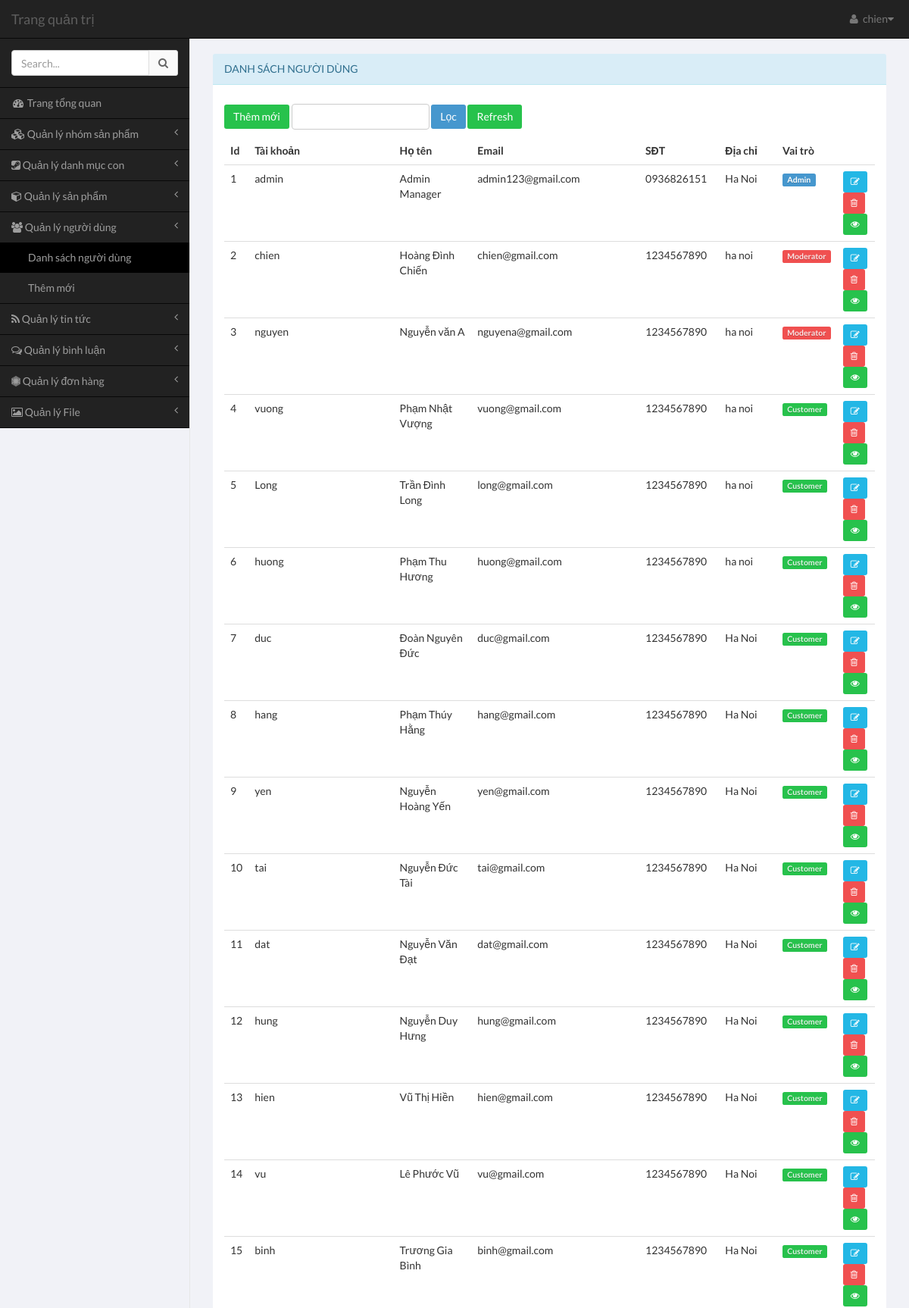
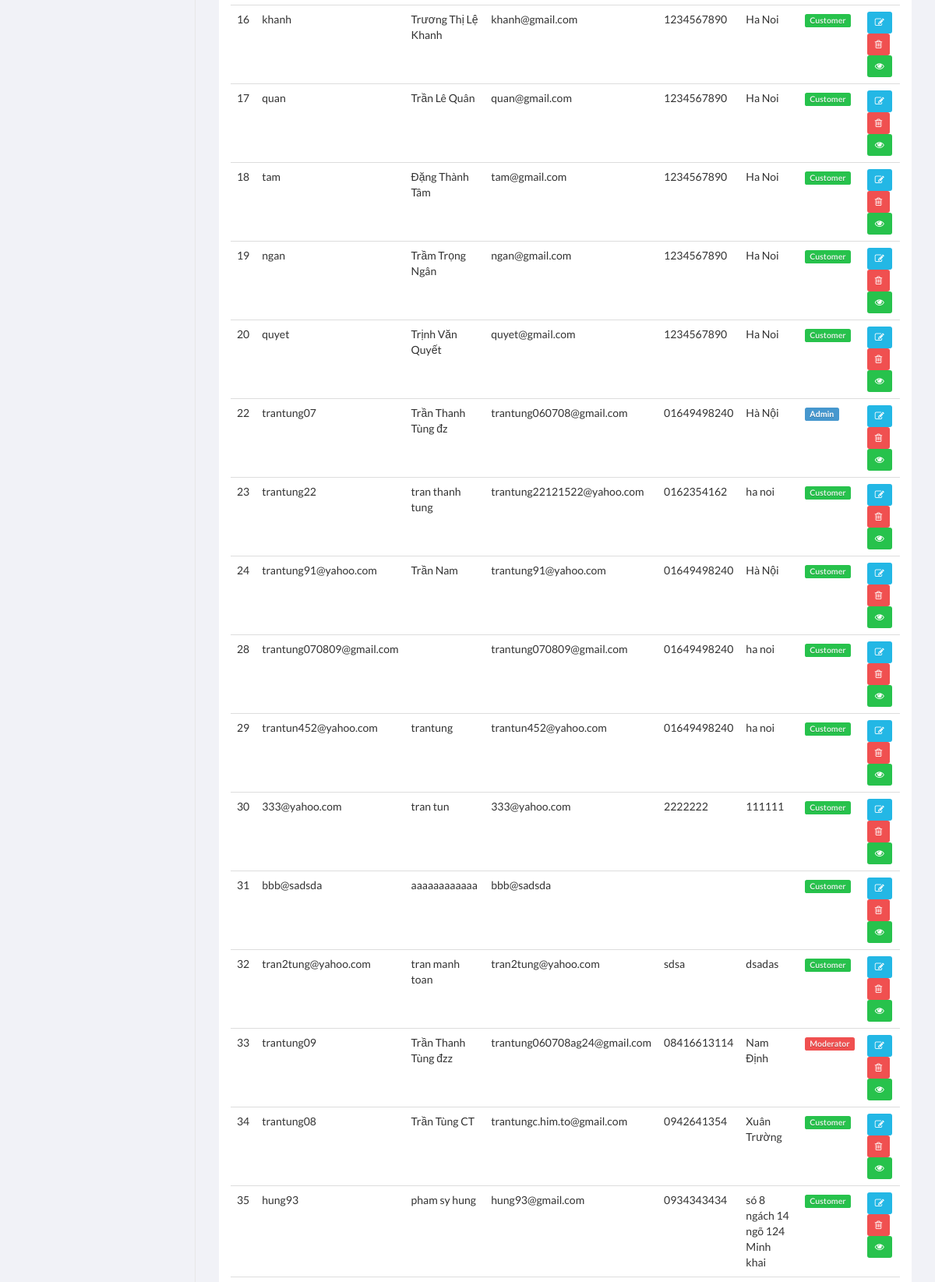
Page /admin/pages/index.php?module=user&action=list-user (signed in, upper part) on the committed database (2 pictures, top to bottom).
### tables this page shows
CREATE TABLE `user` (
  `user_id` int(11) NOT NULL,
  `username` varchar(100) NOT NULL,
  `password` varchar(64) NOT NULL,
  `email` varchar(100) NOT NULL,
  `full_name` varchar(100) DEFAULT NULL,
  `phone` varchar(100) DEFAULT NULL,
  `address` varchar(255) DEFAULT NULL,
  `role` tinyint(4) NOT NULL DEFAULT '1'
);

### common/database.php (called while the page is built, shortened)
<?php
$mysqli = mysqli_connect(DB_HOST, DB_USER, DB_PASS, DB_NAME);
mysqli_set_charset($mysqli,"utf8");
function get_all($table,$fiels_name = false,$field_val = false,$limit = false){
	global $mysqli;
	$data = [];
	$sql = "SELECT * FROM $table";
	$res = mysqli_query($mysqli,$sql);
	if ($res && mysqli_num_rows($res)) {
		while ($row = mysqli_fetch_assoc($res)) {
			$data[] = $row;
		}
	}
	return $data;
}
?>

### admin/pages/modules/user/list-user.php (the view, shortened to what this page needs)
<?php
$users = get_all('user');
 ?>
<div class="row" >
		<div class="col-xs-12">
			<section class="panel panel-info" style="margin-top: 20px;">
			    <header class="panel-heading ">
			        Danh sách người dùng
			    </header>
			<div class="panel-body table-responsive">
				<p >
					<form action="" method="POST" class="form-inline" role="form">
						<div class="form-group">
							<a href="index.php?module=user&action=add-user" class="btn btn-success">Thêm mới</a>
						</div>
						<div class="form-group">
							<input type="text" class="form-control" name="username">
						</div>
						<button type="submit" class="btn btn-primary" name="searchbut">Lọc</button>
						<div class="form-group">
							<a href="index.php?module=user&action=list-user" class="btn btn-success">Refresh</a>
						</div>
					</form>
				</p>
			<table class="table table-hover" >
				<thead>
					<tr>
						<th>Id</th>
						<th>Tài khoản</th>
						<th>Họ tên</th>
						<th>Email</th>
						<th>SĐT</th>
						<th>Địa chỉ</th>
						<th>Vai trò</th>
						<th></th>
					</tr>
				</thead>
				<tbody>
					<?php if($users) :
					foreach ($users as $row) :
						?>
					<tr>
						<td><?php echo $row['user_id']; ?></td>
						<td><?php echo $row['username']; ?></td>
						<td><?php echo $row['full_name']; ?></td>
						<td><?php echo $row['email']; ?></td>
						<td><?php echo $row['phone']; ?></td>
						<td><?php echo $row['address']; ?></td>
						<td>
							<?php if($row['role'] == 1 ) : ?>
								<a href="index.php?module=user&action=list-user&role=1" class="label label-success">Customer</a>
							<?php elseif($row['role'] == 2): ?>
								<a href="index.php?module=user&action=list-user&role=2" class="label label-danger">Moderator</a>
							<?php else: ?>
								<a href="index.php?module=user&action=list-user&role=3" class="label label-primary">Admin</a>
							<?php endif; ?>
						</td>
						<td>
                            <a href="<?php to('user','edit-user',$row['user_id']) ?>" type="button" class="btn btn-sm btn-info" title="Sửa">
                                <i class="fa fa-pencil-square-o"></i>
                            </a>
                            <a href="<?php to('user','delete-user',$row['user_id']) ?>" type="button" class="btn btn-sm btn-danger" onclick="return confirm('Are you sure ? ')">
                                <i class="fa fa-trash-o" ></i>
                            </a>
                            <a href="<?php to('user','view-user',$row['user_id']) ?>" type="button" class="btn btn-sm btn-success">
                                <i class="fa fa-eye" ></i>
                            </a>
                         </td>
					</tr>
					<?php endforeach; endif; ?>
				</tbody>
			</table>
		</div>
	</section>
	</div>
</div>

### rows in the picture
user: user_id "1", username "admin", full_name "Admin Manager", email "admin123@gmail.com", phone "0936826151", address "Ha Noi", role "Admin"
user: user_id "2", username "chien", full_name "Hoàng Đình Chiến", email "chien@gmail.com", phone "1234567890", address "ha noi", role "Moderator"
user: user_id "3", username "nguyen", full_name "Nguyễn văn A", email "nguyena@gmail.com", phone "1234567890", address "ha noi", role "Moderator"
user: user_id "4", username "vuong", full_name "Phạm Nhật Vượng", email "vuong@gmail.com", phone "1234567890", address "ha noi", role "Customer"
user: user_id "5", username "Long", full_name "Trần Đình Long", email "long@gmail.com", phone "1234567890", address "ha noi", role "Customer"
user: user_id "6", username "huong", full_name "Phạm Thu Hương", email "huong@gmail.com", phone "1234567890", address "ha noi", role "Customer"
user: user_id "7", username "duc", full_name "Đoàn Nguyên Đức", email "duc@gmail.com", phone "1234567890", address "Ha Noi", role "Customer"
user: user_id "8", username "hang", full_name "Phạm Thúy Hằng", email "hang@gmail.com", phone "1234567890", address "Ha Noi", role "Customer"
user: user_id "9", username "yen", full_name "Nguyễn Hoàng Yến", email "yen@gmail.com", phone "1234567890", address "Ha Noi", role "Customer"
user: user_id "10", username "tai", full_name "Nguyễn Đức Tài", email "tai@gmail.com", phone "1234567890", address "Ha Noi", role "Customer"
user: user_id "11", username "dat", full_name "Nguyễn Văn Đạt", email "dat@gmail.com", phone "1234567890", address "Ha Noi", role "Customer"
user: user_id "12", username "hung", full_name "Nguyễn Duy Hưng", email "hung@gmail.com", phone "1234567890", address "Ha Noi", role "Customer"
user: user_id "13", username "hien", full_name "Vũ Thị Hiền", email "hien@gmail.com", phone "1234567890", address "Ha Noi", role "Customer"
user: user_id "14", username "vu", full_name "Lê Phước Vũ", email "vu@gmail.com", phone "1234567890", address "Ha Noi", role "Customer"
user: user_id "15", username "binh", full_name "Trương Gia Bình", email "binh@gmail.com", phone "1234567890", address "Ha Noi", role "Customer"
user: user_id "16", username "khanh", full_name "Trương Thị Lệ Khanh", email "khanh@gmail.com", phone "1234567890", address "Ha Noi", role "Customer"
user: user_id "17", username "quan", full_name "Trần Lê Quân", email "quan@gmail.com", phone "1234567890", address "Ha Noi", role "Customer"
user: user_id "18", username "tam", full_name "Đặng Thành Tâm", email "tam@gmail.com", phone "1234567890", address "Ha Noi", role "Customer"
user: user_id "19", username "ngan", full_name "Trầm Trọng Ngân", email "ngan@gmail.com", phone "1234567890", address "Ha Noi", role "Customer"
user: user_id "20", username "quyet", full_name "Trịnh Văn Quyết", email "quyet@gmail.com", phone "1234567890", address "Ha Noi", role "Customer"
user: user_id "22", username "trantung07", full_name "Trần Thanh Tùng đz", email "trantung060708@gmail.com", phone "01649498240", address "Hà Nội", role "Admin"
user: user_id "23", username "trantung22", full_name "tran thanh tung", email "trantung22121522@yahoo.com", phone "0162354162", address "ha noi", role "Customer"
user: user_id "24", username "trantung91@yahoo.com", full_name "Trần Nam", email "trantung91@yahoo.com", phone "01649498240", address "Hà Nội", role "Customer"
user: user_id "28", username "trantung070809@gmail.com", email "trantung070809@gmail.com", phone "01649498240", address "ha noi", role "Customer"
user: user_id "29", username "trantun452@yahoo.com", full_name "trantung", email "trantun452@yahoo.com", phone "01649498240", address "ha noi", role "Customer"
user: user_id "30", username "333@yahoo.com", full_name "tran tun", email "333@yahoo.com", phone "2222222", address "111111", role "Customer"
user: user_id "31", username "bbb@sadsda", full_name "aaaaaaaaaaaa", email "bbb@sadsda", role "Customer"
user: user_id "32", username "tran2tung@yahoo.com", full_name "tran manh toan", email "tran2tung@yahoo.com", phone "sdsa", address "dsadas", role "Customer"
user: user_id "33", username "trantung09", full_name "Trần Thanh Tùng đzz", email "trantung060708ag24@gmail.com", phone "08416613114", address "Nam Định", role "Moderator"
user: user_id "34", username "trantung08", full_name "Trần Tùng CT", email "trantungc.him.to@gmail.com", phone "0942641354", address "Xuân Trường", role "Customer"
user: user_id "35", username "hung93", full_name "pham sy hung", email "hung93@gmail.com", phone "0934343434", address "só 8 ngách 14 ngõ 124 Minh khai", role "Customer"

### other values in the picture
$user['username'] "chien"
